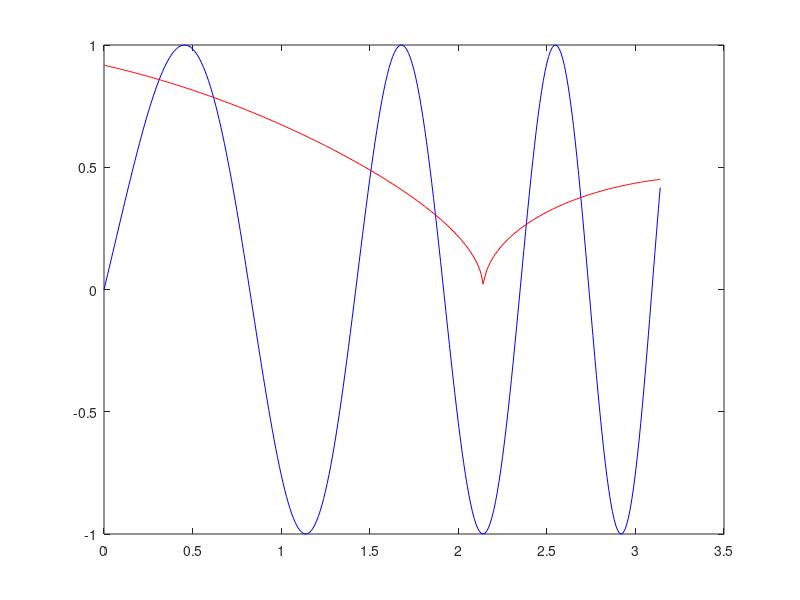

Here is the MATLAB script that generated this plot:
clc
clear
X=[0:0.01:pi];
F1= sin((3*X)+(X.^2));
num=sin(1+X);
ab=abs(num);
op=ab./(1+X);
F2=sqrt(op);
%A
plot(X,F1,'b',X,F2,'r');
%b
plot(X,F1,'b');
hold on
plot(X,F2,'r');
hold off